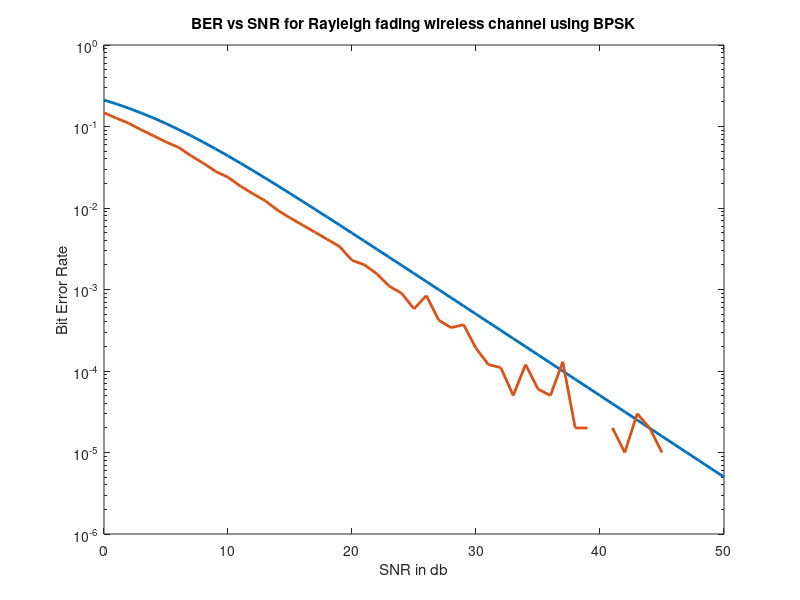

This figure's MATLAB source:
clc;
clear all;
close all;
N = 10^5;
input = rand(1,N)>0.5;
input_bpsk = (2 .* input) - 1;
SNRdb = 0:50;
SNR = 10 .^ (SNRdb/10);
BER = 0.5 * (1 - sqrt(SNR./(SNR + 2)));
semilogy(SNRdb, BER, 'linewidth', 2);
title("BER vs SNR for Rayleigh fading wireless channel using BPSK");
xlabel("SNR in db");
ylabel("Bit Error Rate");
hold on;
for z = 1:length(SNR);
noise = (randn(1,N) + (i * randn(1,N)));
h = (randn(1,N) + (i * randn(1,N)));
y = (h .* input_bpsk) + (noise ./ sqrt(SNR(z)));
y_eq = y ./ h;
rec_op = real(y_eq)>0;
err(z) = size(find([input - rec_op]), 2);
end
BER = err ./ N;
semilogy(SNRdb, BER, 'linewidth', 2);
SNR = 10;
BER = ((1/2) * (sqrt(SNR ./ (SNR + 2))));
fprintf("\nBER = %f", BER);
